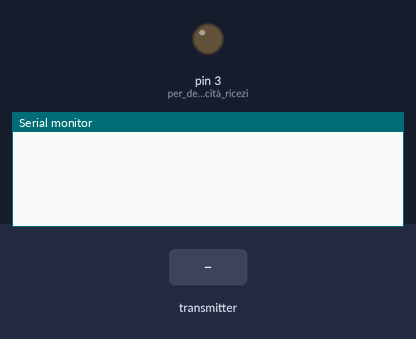
Bench run of a sketch on a simulated Arduino Uno, built with avr-gcc and run on an emulated ATmega328P. On the bench: output pins drawn as LEDs (lit = HIGH), the last lines printed to the serial monitor. The inputs (shaded band) are chosen by the test bench. No radio packets arrive unless stated.

Above: at 1.2 s.
1.3 s: the transmitter starts sending pot.0 = 0
At 1.37 s:
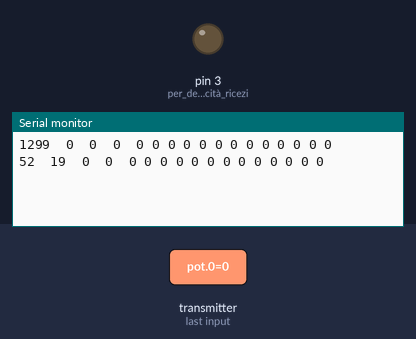
2.8 s: the transmitter starts sending pot.1 = 0
At 2.83 s:
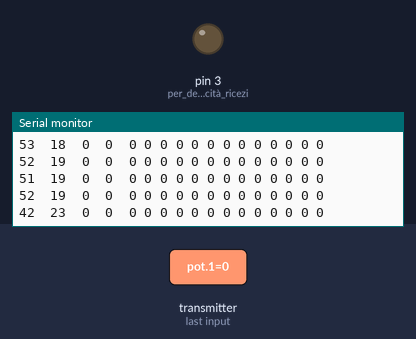
5.8 s: the transmitter starts sending pot.2 = 0
At 5.83 s:
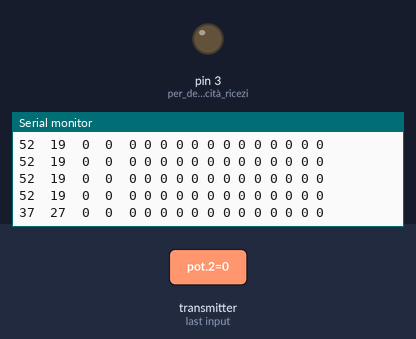
8.8 s: the transmitter starts sending pot.3 = 256
At 8.97 s:
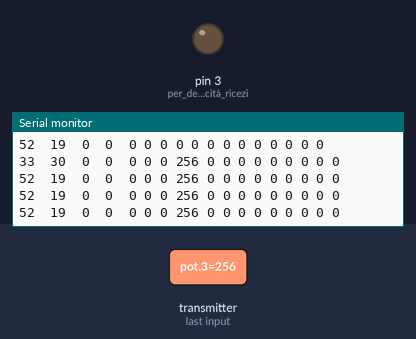
11.8 s: the transmitter starts sending pot.4 = 0
At 11.84 s:
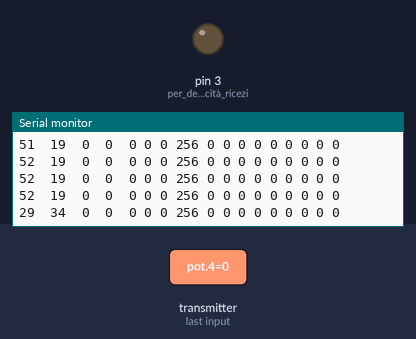
14.8 s: the transmitter starts sending pot.5 = 256
At 14.88 s:
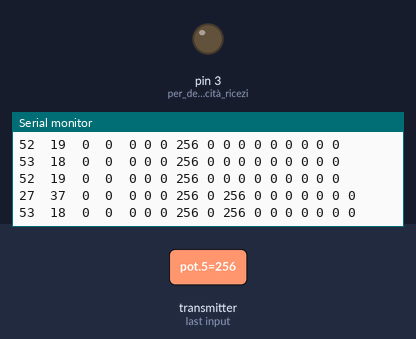
Timing chart, 0 to 17.8 s (numbered marks = the images above; inputs shaded):
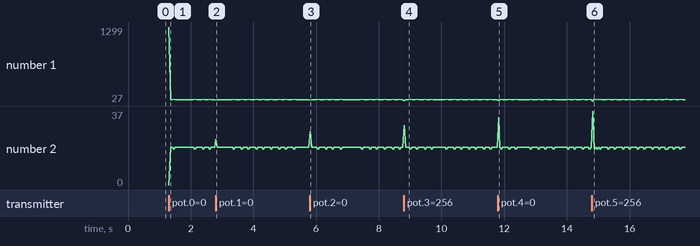

Measured:
- after the input at 1.3 s, the serial monitor: prints a new line at once (image 1)
- after the input at 2.8 s, the serial monitor: prints a new line at once (image 2)
- after the input at 5.8 s, the serial monitor: prints a new line at once (image 3)
- after the input at 8.8 s, the serial monitor: prints a new line at once (image 4)
- after the input at 11.8 s, the serial monitor: prints a new line at once (image 5)
- after the input at 14.8 s, the serial monitor: prints a new line at once (image 6)

The sketch:

NRF24L01_RX1.ino
```cpp
#include <SPI.h>
#include <nRF24L01.h>
#include <RF24.h>
#include <Wire.h>
#include <Adafruit_PWMServoDriver.h>

RF24 radioRX(9,10); //pin CE, pin CSN
const byte address[6] = "MERC8"; //costante per impostare indirizzo

struct miafrase{//struttura dati da ricevere
  int pot[6];     //6 potenziometri
  bool puls[7];   //7 pulsanti
  //int errcontr;   // parola di controllo (somma di tutti i potenziometri e pulsanti)
};

long tempoprec;
long tempoattuale;
long tempo;

miafrase frase;

Adafruit_PWMServoDriver pwm = Adafruit_PWMServoDriver();
int channel = 0;

int chspeedsx=0;//ANT
int chversosx=1;//ANT
int chspeeddx=2;//ANT
int chversodx=3;//ANT
//POST= +4

int joyy=0;
int joyx=0;

int speedmotsx=0;
int speedmotdx=0;
bool versomotsx=0;
bool versomotdx=0;


void setup() {
  pwm.begin();
  pwm.setOscillatorFrequency(27000000);
  pwm.setPWMFreq(1600);  // This is the maximum PWM frequency

  Serial.begin(9600);
  radioRX.begin();                    //inizializzo radio
  radioRX.setChannel(124);            //imposto canale radio
  radioRX.openReadingPipe(1, address);//imposto indirizzo
  radioRX.setPALevel(RF24_PA_MAX);    //imposto potenza  RF24_PA_MIN, RF24_PA_LOW, RF24_PA_HIGH, RF24_PA_MAX
  radioRX.setDataRate(RF24_250KBPS);
  radioRX.setPayloadSize(19);
  //radioRX.setAutoAck(false);
  radioRX.startListening();           //imposto radio in ricezione
  tempoattuale=millis();  //per debug velocità ricezione
  tempo=0;                //per debug velocità ricezione
  tempoprec=millis();     //per debug velocità ricezione
  pinMode(3, OUTPUT);     //per debug velocità ricezione
}

void loop() {
  //char msg[32] = {0};
  //int msg=0;

  if (radioRX.available()) {            //se ci sono dati in ricezione
  radioRX.read(&frase, sizeof(frase));//leggi i dati
    //analogWrite(3, abs(frase.pot[0]));
  //pwm.setPWM(channel, 0, map(abs(frase.pot[5]),0,255,0,4095) );
  //pwm.setPWM(15, 0, map(abs(frase.pot[1]),0,255,0,4095));
  pwm.setPWM(15, 0, abs(frase.pot[1]));


  //if(frase.pot[1]<0) pwm.setPWM(1, 0, 4095);
  //if(frase.pot[1]>0) pwm.setPWM(1, 0, 0);
  //pwm.setPWM(0, 0, abs(frase.pot[1]));
  joyy=frase.pot[1];
  joyx=frase.pot[0];
  speedmotsx=joyy-joyx;
  speedmotdx=joyy+joyx;

  if (speedmotsx<0) versomotsx=1;
  if (speedmotsx>0) versomotsx=0;
  if (speedmotdx<0) versomotdx=0;
  if (speedmotdx>0) versomotdx=1;
  speedmotsx=constrain(speedmotsx, -4095, 4095);
  speedmotdx=constrain(speedmotdx, -4095, 4095);

   pwm.setPWM(chspeedsx, 0, abs(speedmotsx));
   pwm.setPWM(chversosx,0,versomotsx*4095);
   pwm.setPWM(chspeeddx, 0, abs(speedmotdx));
   pwm.setPWM(chversodx,0,versomotdx*4095);
   pwm.setPWM(chspeedsx+4, 0, abs(speedmotsx));
   pwm.setPWM(chversosx+4,0,versomotsx*4095);
   pwm.setPWM(chspeeddx+4, 0, abs(speedmotdx));
   pwm.setPWM(chversodx+4,0,versomotdx*4095);


 //delay(10);


  tempoattuale=millis();             //per debug velocità ricezionee
    tempo=tempoattuale-tempoprec;      //per debug velocità ricezione
    tempoprec=tempoattuale;            //per debug velocità ricezione
    Serial.print(tempo);               //per debug velocità ricezione
    Serial.print("  ");               //per debug velocità ricezione
    Serial.print(1000/tempo);          //per debug velocità ricezione
    Serial.print("  ");               //per debug velocità ricezione

  Serial.print(speedmotdx);
  Serial.print("  ");
  Serial.print(speedmotsx);
  Serial.print("  ");


    //Serial.println(msg);
    for (int i=0; i<6; i++){             //visualizza dati potenziometri
      Serial.print(frase.pot[i]);
      Serial.print(" ");
    }
    for(int i=0; i<7; i++){              //visualizza dati pulsanti
      Serial.print(frase.puls[i]);
      Serial.print(" ");
    }
    //Serial.println(frase.errcontr);      //visualizza parola di controllo
    Serial.println("");      //visualizza parola di controllo
  }

}
```
